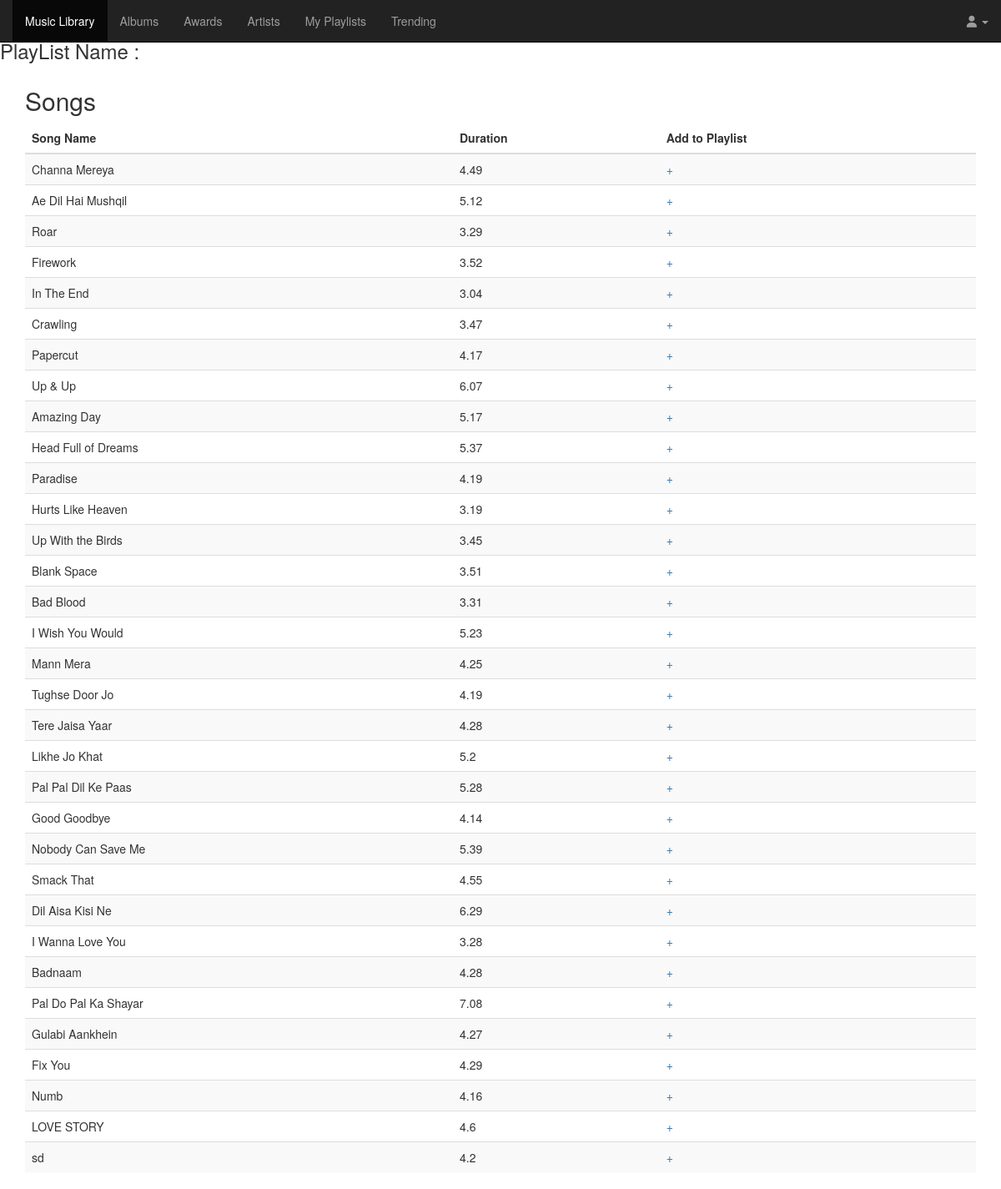
The page /addtoplaylist.php on the database its author committed.
### tables this page shows
CREATE TABLE `song` (
  `song_id` int(11) NOT NULL,
  `song_name` varchar(20) NOT NULL,
  `song_length` double NOT NULL,
  `version` varchar(20) NOT NULL,
  `company` varchar(20) NOT NULL,
  `year` int(11) NOT NULL,
  `Genre` varchar(20) NOT NULL,
  `artist_id` int(11) NOT NULL,
  `album_id` int(11) NOT NULL
);

### addtoplaylist.php (the view, shortened to what this page needs)
<?php
include 'navbar.php';
?>
<?php
$play=$_SESSION['playli'];
 echo '<h3>'.'PlayList Name :'.strtoupper($play).'</h3>';
$link = mysqli_connect($host,$user,$pass) or die( "Unable to connect");
mysqli_select_db($link, $database) or die( "Unable to select database");
$query = "SELECT song_name,song_length
FROM song;";
$result = mysqli_query($link,$query) or die(mysql_error());
?>
<div class="container">
  <h2>Songs</h2>
  <table class="table table-striped">
    <thead>
      <tr>
        <th>Song Name</th>
        <th>Duration</th>
        <th>Add to Playlist</th>
      </tr>
    </thead>
</div>
<?php
    while($ar = mysqli_fetch_array($result))
{
$name = $ar['song_name'];
$Count=$ar['song_length'];
        echo '<td>'. $name .'</td>';
        echo '<td>' . $Count .'</td>';
      	echo '<td>' . "<a href='addsongtoplay.php'> + </a>";
    echo '<tr>';
}
?>

### rows shown on the page
song: song_name "Channa Mereya", song_length "4.49"
song: song_name "Ae Dil Hai Mushqil", song_length "5.12"
song: song_name "Roar", song_length "3.29"
song: song_name "Firework", song_length "3.52"
song: song_name "In The End", song_length "3.04"
song: song_name "Crawling", song_length "3.47"
song: song_name "Papercut", song_length "4.17"
song: song_name "Up & Up", song_length "6.07"
song: song_name "Amazing Day", song_length "5.17"
song: song_name "Head Full of Dreams", song_length "5.37"
song: song_name "Paradise", song_length "4.19"
song: song_name "Hurts Like Heaven", song_length "3.19"
song: song_name "Up With the Birds", song_length "3.45"
song: song_name "Blank Space", song_length "3.51"
song: song_name "Bad Blood", song_length "3.31"
song: song_name "I Wish You Would", song_length "5.23"
song: song_name "Mann Mera", song_length "4.25"
song: song_name "Tughse Door Jo", song_length "4.19"
song: song_name "Tere Jaisa Yaar", song_length "4.28"
song: song_name "Likhe Jo Khat", song_length "5.2"
song: song_name "Pal Pal Dil Ke Paas", song_length "5.28"
song: song_name "Good Goodbye", song_length "4.14"
song: song_name "Nobody Can Save Me", song_length "5.39"
song: song_name "Smack That", song_length "4.55"
song: song_name "Dil Aisa Kisi Ne", song_length "6.29"
song: song_name "I Wanna Love You", song_length "3.28"
song: song_name "Badnaam", song_length "4.28"
song: song_name "Pal Do Pal Ka Shayar", song_length "7.08"
song: song_name "Gulabi Aankhein", song_length "4.27"
song: song_name "Fix You", song_length "4.29"
song: song_name "Numb", song_length "4.16"
song: song_name "LOVE STORY", song_length "4.6"
song: song_name "sd", song_length "4.2"
